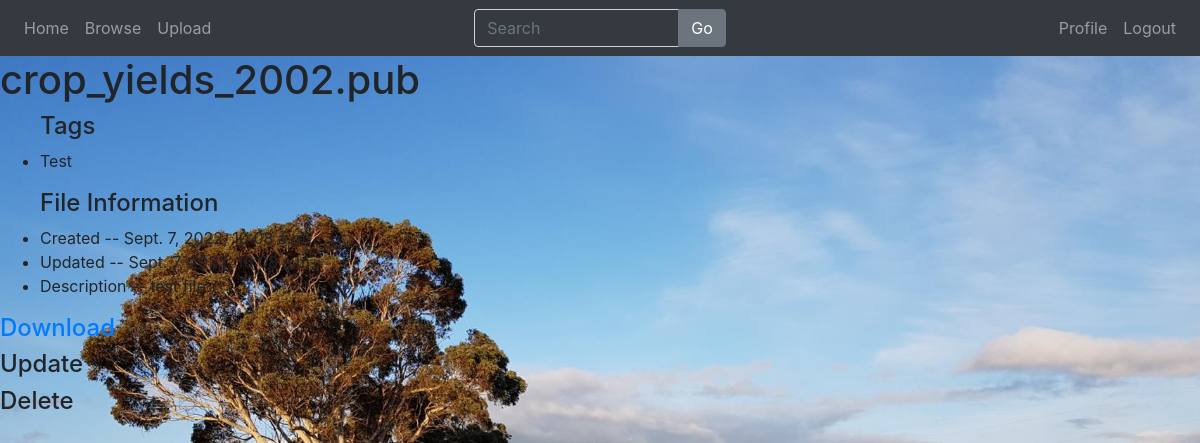
Page /files/id/1/ (signed in) on the committed database.
### files/models.py (models this page shows, shortened)
class File(models.Model):
    name = models.CharField(max_length=50)
    description = models.TextField(null=True, blank=True)
    uploader = models.ForeignKey(User, on_delete=models.SET_NULL, null=True)
    tags = models.ManyToManyField(Tag, related_name='tags', blank=True)
    filedata = models.FileField(upload_to='files/')
    paddocks = models.ManyToManyField(Paddock, related_name='paddocks', blank=False)
    updated = models.DateTimeField(auto_now=True)
    created = models.DateTimeField(auto_now_add=True)
    class Meta:
        ordering = ['-updated']

class Tag(models.Model):
    name = models.CharField(max_length=50)

### files/views.py (the view)
# urls.py: path('id/<str:pk>/', views.viewFile, name="file"),
@login_required(login_url='accounts/login')
def viewFile(request, pk):
    file_info = File.objects.get(id=pk)
    tags = []
    for tag in file_info.tags.all():
        tags.append(tag)
    context = {'file': file_info, 'tags': tags}
    return render(request, 'files/file.html', context)

### files/templates/files/file.html
{% extends 'main.html' %}
{% block content %}
<div>
    <div>
        <h1>{{ file.name }}</h1>
    </div>
    <div>
        <ul>
            <h4>Tags</h4>
            {% for tag in tags %}
            <li>{{tag.name}}</li>
            {% endfor %}
        </ul>
        <ul>
            <h4>File Information</h4>
            <li>Created -- {{ file.created }}</li>
            <li>Updated -- {{ file.updated }}</li>
            <li>Description -- {{ file.description }}</li>
        </ul>
    </div>
    <div>
        <a href="{{ file.filedata.url }}" download><h4>Download</h4></a>
        <h4>Update</h4>
        <h4>Delete</h4>
    </div>
</div>
{% endblock content %}

### core/static/core/style.css (style rules this page uses)
body { background-image: url("background.jpg"); background-size: cover; }

### rows in the picture
File: name "crop_yields_2002.pub", created "Sept. 7, 2022, 10:08 a.m.", updated "Sept. 7, 2022, 10:08 a.m.", description "test file"
Tag: name "Test"
